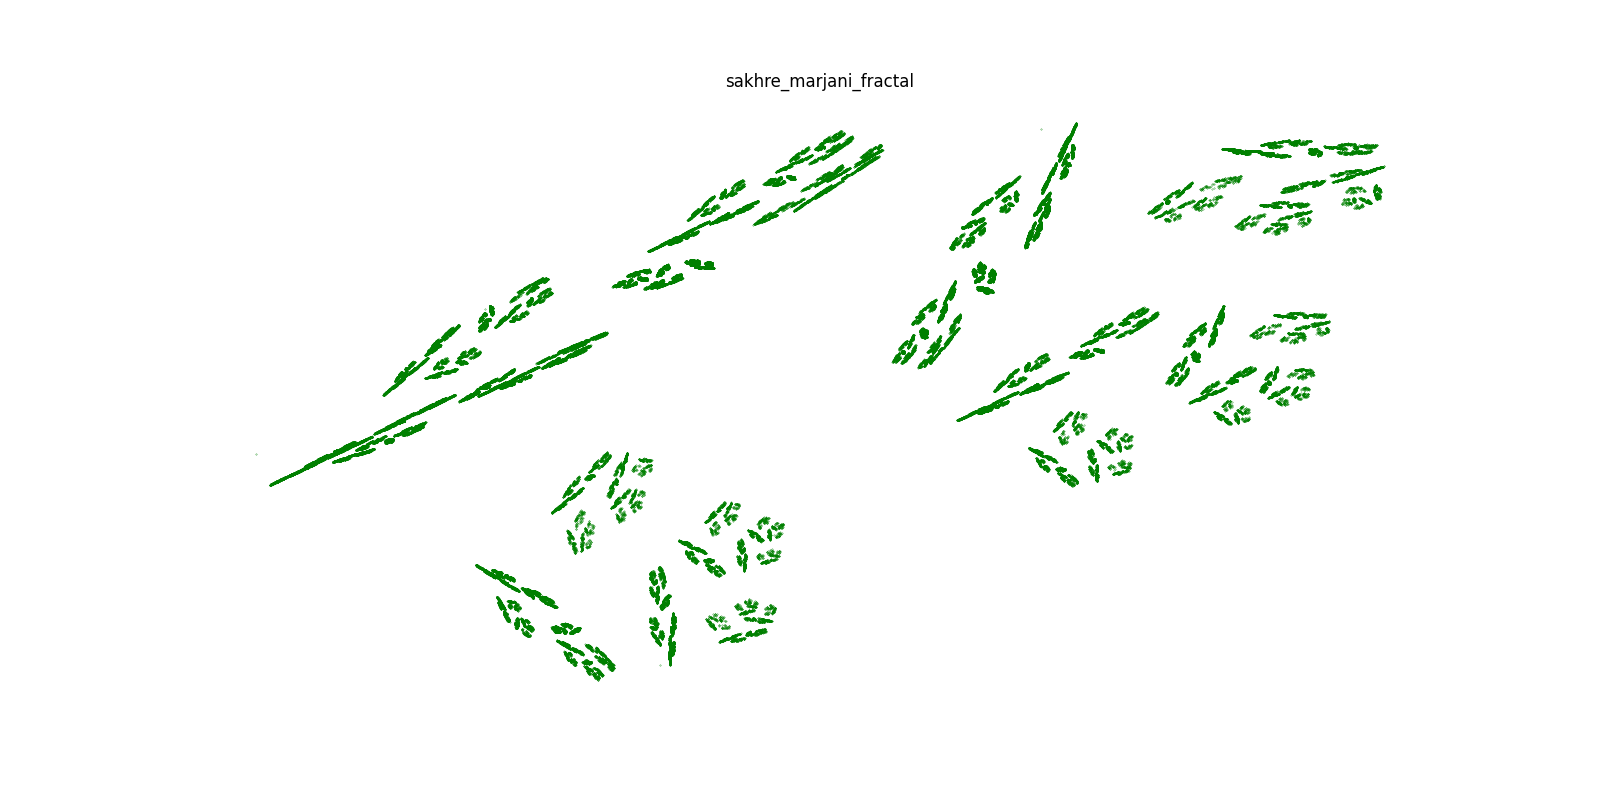

Recreate this plot in Python.
import matplotlib.pyplot as plt
import random

# تعریف تبدیلات با احتمال
transforms = [
    {
        "prob": 0.40,
        "fx": lambda x, y: 0.31*x - 0.53*y + 0.89,
        "fy": lambda x, y: -0.46*x - 0.29*y + 1.04
    },
    {
        "prob": 0.15,
        "fx": lambda x, y: 0.31*x - 0.08*y + 0.22,
        "fy": lambda x, y: 0.15*x - 0.45*y + 0.34
    },
    {
        "prob": 0.45,
        "fx": lambda x, y: 0.55*x + 0.01,
        "fy": lambda x, y: 0.69*x - 0.20*y + 0.38
    },
]

# انتخاب تصادفی یک تبدیل بر اساس احتمال
def choose_transform():
    r = random.random()
    total = 0
    for t in transforms:
        total += t["prob"]
        if r <= total:
            return t
    return transforms[-1]

# الگوریتم  برای تولید صخره مرجانی
def draw_coral_reef(n=200000):
    x, y = 0, 0
    xs, ys = [], []
    for _ in range(n):
        t = choose_transform()
        x, y = t["fx"](x, y), t["fy"](x, y)
        xs.append(x)
        ys.append(y)
    return xs, ys

# رسم نقاط
xs, ys = draw_coral_reef()
plt.figure(figsize=(6, 6))
plt.plot(xs, ys, 'g.', markersize=0.5)
plt.axis('off')
plt.title("sakhre_marjani_fractal")
plt.show()
